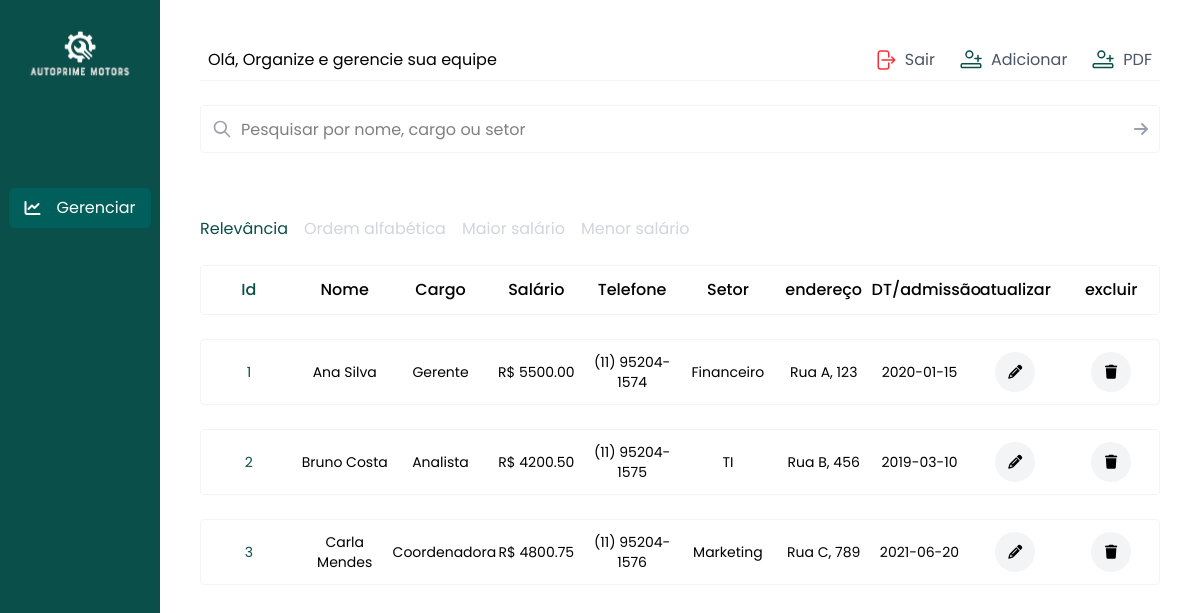
Page /resources/view/dashboard.php (signed in) on the committed database.
### tables this page shows
CREATE TABLE IF NOT EXISTS  tb_employee(
    id INT AUTO_INCREMENT PRIMARY KEY,
    name VARCHAR(100) NOT NULL,
    cpf VARCHAR(14) NOT NULL,
    position VARCHAR(50) NOT NULL,
    sector VARCHAR(50) NOT NULL,
    admission_date DATE NOT NULL,
    wage DECIMAL(10,2) NOT NULL,
    address TEXT NOT NULL,
    telephone VARCHAR(15) NOT NULL,
    email VARCHAR(100) NOT NULL,
    photo VARCHAR(255) 
);

### app/controller/EmployeeController.php (called while the page is built, shortened)
<?php
require_once __DIR__ . '/../../database.php';
require_once __DIR__ . '/../model/Employee.php';
class EmployeeController
{
    private $conn;
    public function __construct($conn)
    {
        $this->conn = $conn;
    }
    public function allEmployees()
    {
        $employee = new Employee($this->conn);
        return $employee->allEmployees();
    }
}

### app/model/Employee.php (called while the page is built, shortened)
<?php
class Employee
{
    private $conn;
    public function __construct(
        $conn,
        $name = null,
        $cpf = null,
        $position = null,
        $sector = null,
        $admission_date = null,
        $wage = null,
        $address = null,
        $telephone = null,
        $email = null,
        $photo = null,
    ) {
        $this->conn = $conn;
    }
    public function allEmployees()
    {
        $stmt = $this->conn->prepare('SELECT * FROM tb_employee');
        $stmt->execute();
        return $stmt->fetchAll(\PDO::FETCH_ASSOC);
    }
}

### resources/view/dashboard.php (the view, shortened to what this page needs)
<?php
require '../../app/controller/EmployeeController.php';
$employeeController = new EmployeeController($conn);
$employees = $employeeController->allEmployees();
$orderArray = [
    ["id" => "relevance", "label" => "Relevância"],
    ["id" => "alphabetical", "label" => "Ordem alfabética"],
    ["id" => "high_salary", "label" => "Maior salário"],
    ["id" => "low_salary", "label" => "Menor salário"],
];
$currentOrder = isset($_GET['order']) ? $_GET['order'] : 'relevance';
switch ($currentOrder) {
    case 'relevance':
        $employees = $employees;
        break;
}
$registros_por_pagina = 6;
$pagina = isset($_GET['pagina']) ? (int)$_GET['pagina'] : 1;
$pagina_atual = array_slice($employees, ($pagina - 1) * $registros_por_pagina, $registros_por_pagina);
?>
<!DOCTYPE html>
<html lang="pt-br">
<?php include '../../src/layout/layout.php'; ?>
<body style="font-family: 'Poppins', sans-serif;">
    <main class="flex  min-h-screen">
        <nav class="bg-teal-900 min-h-screen w-[15%] flex  flex-col items-center gap-10 justify-between">
            <section class="flex flex-col gap-4 ">
                <img src="../../public/images/dashboard/motors.png" alt="prime">
                <p class="box-border size 80  p-2 w-40 text-2xl"></p>
                <div class="flex flex-col gap-8 text-white text-base items-center">
                    <button class="flex items-center gap-4 cursor-pointer">
                    <button class="flex items-center gap-4 cursor-pointer bg-teal-800 px-4 py-2 rounded-md">
                        <i class="fa-solid fa-chart-line"></i>
                        <a>Gerenciar</a>
                    </button>
                </div>
            </section>
        </nav>
        <section class="flex-col flex gap-10 p-10 w-full  items-center relative">
            <div class="flex flex-col gap-6 items-center w-full max-w-[1500px]">
                <div class="flex justify-between w-full border-b border-[#F3F4F6] p-2 items-center">
                    <h1 class="text-base">Olá, Organize e gerencie sua equipe</h1>
                    <section class="flex gap-6 items-center">
                        <div class="flex gap-2 items-center">
                            <a href="../../app/controller/auth/LogoutController.php" class="flex items-center gap-2 text-gray-600 hover:text-teal-900">
                                Sair
                            </a>
                        </div>
                        <div class="flex gap-2 items-center">
                            <button type="button" id="openModal" class="flex items-center gap-2 text-gray-600 hover:text-teal-900  cursor-pointer  ">
                                Adicionar
                            </button>
                        </div>
                        <div class="flex gap-2 items-center">
                            <a href="../../app/controller/ReportController.php" type="button" class="flex items-center gap-2 text-gray-600 hover:text-teal-900  cursor-pointer  ">
                                PDF
                            </a>
                        </div>
                    </section>
                </div>
                <form
                    method="GET"
                    class="relative w-full ">
                    <div class="absolute inset-y-0 left-0 pl-3 flex items-center pointer-events-none ">
                        <svg xmlns="http://www.w3.org/2000/svg" class="h-5 w-5 text-gray-400" fill="none" viewBox="0 0 24 24" stroke="currentColor" stroke-width="2">
                            <path stroke-linecap="round" stroke-linejoin="round" d="M21 21l-6-6m2-5a7 7 0 11-14 0 7 7 0 0114 0z" />
                        </svg>
                    </div>
                    <input
                        name="search"
                        class="outline-none border border-[#F3F4F6] rounded-sm w-full h-12 pl-10 pr-12"
                        type="text" placeholder="Pesquisar por nome, cargo ou setor">
                    <button type="submit" class="absolute inset-y-0 right-0 pr-3 flex items-center cursor-pointer">
                        <i class="fa-solid fa-arrow-right text-gray-400"></i>
                    </button>
                </form>
                <div class="flex gap-4 w-full mt-10 justify-between items-center">
                    <div class="flex gap-4">
                        <?php foreach ($orderArray as $order): ?>
                            <a
                                href="?order=<?= $order['id'] ?>"
                                class="cursor-pointer hover:underline underline-offset-4 <?= $currentOrder === $order['id'] ? 'text-teal-900' : 'text-gray-300 ' ?> "><?= $order['label'] ?></a>
                        <?php endforeach; ?>
                    </div>
                </div>
                <div class="grid grid-cols-10 text-base py-3 w-full border border-[#F3F4F6] rounded-sm text-center ">
                    <p class="font-medium text-teal-900">Id</p>
                    <p class="font-medium">Nome</p>
                    <p class="font-medium">Cargo</p>
                    <p class="font-medium">Salário</p>
                    <p class="font-medium">Telefone</p>
                    <p class="font-medium">Setor</p>
                    <p class="font-medium">endereço</p>
                    <p class="font-medium">DT/admissão</p>
                    <p class="font-medium">atualizar</p>
                    <p class="font-medium">excluir</p>
                </div>
                <?php foreach ($pagina_atual as $emp): ?>
                    <div class="grid grid-cols-10 text-sm py-3 w-full border border-[#F3F4F6] rounded-sm text-center items-center ">
                        <p class="text-teal-900"><?= $emp['id'] ?></p>
                        <p><?= $emp['name'] ?></p>
                        <p><?= $emp['position'] ?></p>
                        <p>R$ <?= $emp['wage'] ?></p>
                        <p ><?= $emp['telephone'] ?></p>
                        <p><?= $emp['sector'] ?></p>
                        <p class="address"><?= $emp['address'] ?></p>
                        <p ><?= $emp['admission_date'] ?></p>
                        <button class="text-center flex items-center justify-center openModalUpdate ">
                            <a class="bg-[#F3F4F6] w-10 h-10 flex items-center justify-center rounded-full cursor-pointer hover:bg-teal-800  hover:text-white transition-all duration-400">
                                <p class="font-medium"><i class="fa-solid fa-pencil"></i></p>
                            </a>
                        </button>
                        <button class="text-center flex items-center justify-center">
                            <a href="../../routes/employeeRoutes.php?action=delete&id=<?= $emp['id'] ?>" class="bg-[#F3F4F6] w-10 h-10 flex items-center justify-center rounded-full cursor-pointer hover:bg-teal-800  hover:text-white transition-all duration-400">
                                <p class="font-medium"><i class="fa-solid fa-trash "></i></p>
                            </a>
                        </button>
                    </div>
                <?php endforeach; ?>
            </div>
        </section>
</body>
</html>

### src/layout/layout.php (shortened to what this page needs)
<head>
    <script src="https://cdn.jsdelivr.net/npm/@tailwindcss/browser@4"></script>
    <link rel="stylesheet" href="https://cdnjs.cloudflare.com/ajax/libs/font-awesome/6.5.0/css/all.min.css">
      <link
        rel="stylesheet"
        href="https://cdn.jsdelivr.net/npm/swiper@11/swiper-bundle.min.css" />
</head>

### rows in the picture
tb_employee: id "1", name "Ana Silva", position "Gerente", wage "5500.00", telephone "(11) 95204-1574", sector "Financeiro", address "Rua A, 123", admission_date "2020-01-15"
tb_employee: id "2", name "Bruno Costa", position "Analista", wage "4200.50", telephone "(11) 95204-1575", sector "TI", address "Rua B, 456", admission_date "2019-03-10"
tb_employee: id "3", name "Carla Mendes", position "Coordenadora", wage "4800.75", telephone "(11) 95204-1576", sector "Marketing", address "Rua C, 789", admission_date "2021-06-20"

### other values in the picture
$order['label'] "Relevância"
$order['label'] "Ordem alfabética"
$order['label'] "Maior salário"
$order['label'] "Menor salário"
